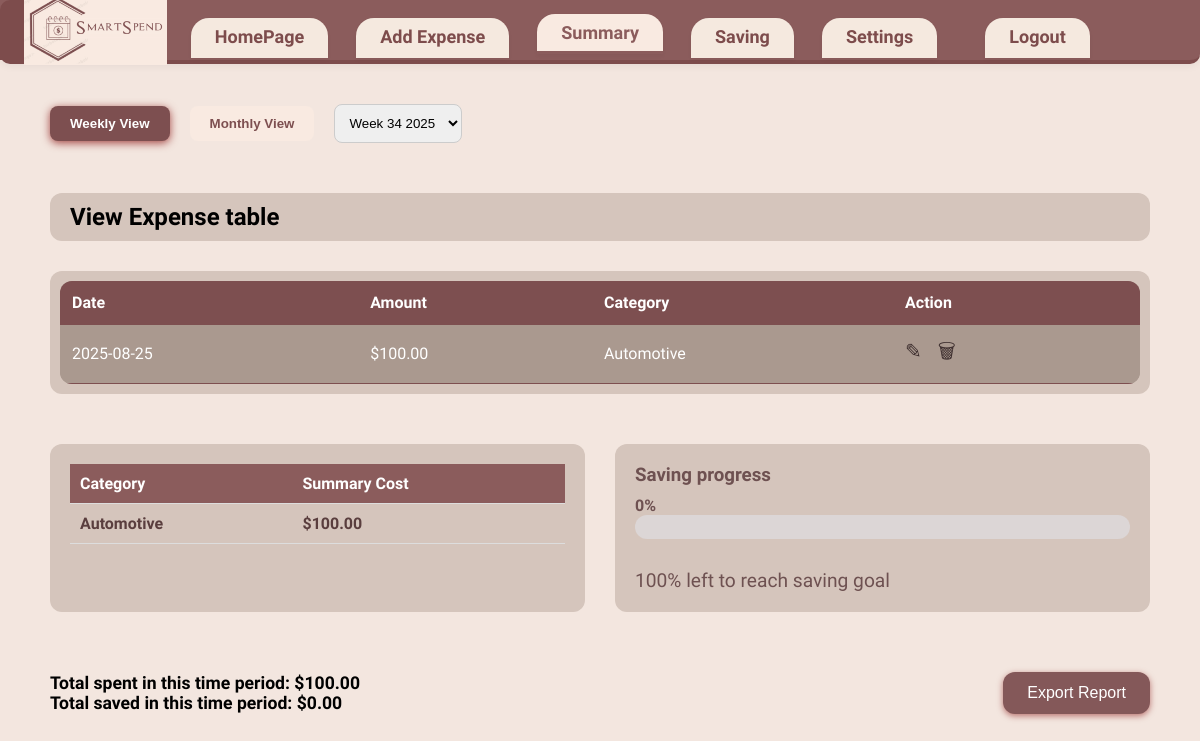
The app's page /summary?view=weekly, older data.
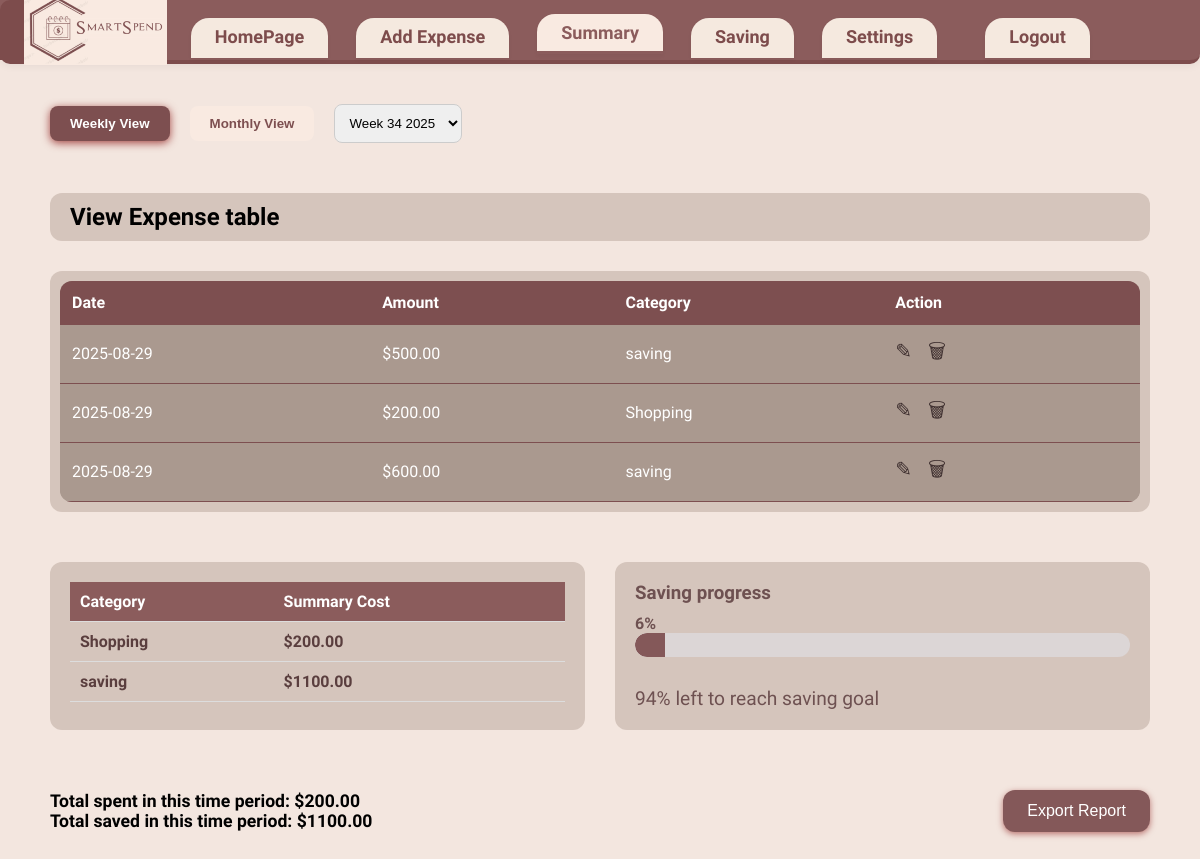
The same page, newer data.
### tables this page shows
CREATE TABLE Expenses (
                        id INTEGER PRIMARY KEY AUTOINCREMENT,
                        amount REAL,
                        date TEXT,
                        description TEXT,
                        category TEXT,
                        timestamp TEXT
                    );

### app.py (the view)
@app.route('/summary')
def summary():
    view_mode = request.args.get('view', 'monthly')
    selected_period_label = request.args.get('period')
    with db_manager.connect() as conn:
        c = conn.cursor()
        c.execute('SELECT DISTINCT strftime("%Y-%m", date) FROM Expenses ORDER BY date DESC')
        month_keys = [row[0] for row in c.fetchall()]
        c.execute('SELECT DISTINCT strftime("%Y-%W", date) FROM Expenses ORDER BY date DESC')
        week_keys = [row[0] for row in c.fetchall()]
        month_periods = [month_name[int(m.split("-")[1])] + " " + m.split("-")[0] for m in month_keys]
        week_periods = [f"Week {int(w.split('-')[1])} {w.split('-')[0]}" for w in week_keys]
        if not selected_period_label:
            if view_mode == 'monthly' and month_keys:
                selected_period_label = month_periods[0]
            elif view_mode == 'weekly' and week_keys:
                selected_period_label = week_periods[0]
        if view_mode == 'monthly':
            periods = month_periods
            if selected_period_label in periods:
                idx = periods.index(selected_period_label)
                query_period = month_keys[idx]
            else:
                query_period = datetime.now().strftime('%Y-%m')
                selected_period_label = month_name[int(query_period.split('-')[1])] + " " + query_period.split('-')[0]
        else:
            periods = week_periods
            if selected_period_label in periods:
                idx = periods.index(selected_period_label)
                query_period = week_keys[idx]
            else:
                query_period = datetime.now().strftime('%Y-%W')
                selected_period_label = f"Week {int(query_period.split('-')[1])} {query_period.split('-')[0]}"
        try:
            if view_mode == 'monthly':
                c.execute('SELECT * FROM Expenses WHERE strftime("%Y-%m", date) = ? ORDER BY date DESC', (query_period,))
            else:
                c.execute('SELECT * FROM Expenses WHERE strftime("%Y-%W", date) = ? ORDER by date DESC', (query_period,))
            expenses = c.fetchall()
            if view_mode == 'monthly':
                c.execute('SELECT category, SUM(amount) FROM Expenses WHERE strftime("%Y-%m", date) = ? GROUP BY category', (query_period,))
            else:
                c.execute('SELECT category, SUM(amount) FROM Expenses WHERE strftime("%Y-%W", date) = ? GROUP BY category', (query_period,))
            summary_data = c.fetchall()
            if view_mode == 'monthly':
                c.execute('SELECT SUM(amount) FROM Expenses WHERE strftime("%Y-%m", date) = ? AND category != "saving"', (query_period,))
                total_spent = c.fetchone()[0] or 0
                c.execute('SELECT SUM(amount) FROM Expenses WHERE category = "saving" AND strftime("%Y-%m", date) = ?', (query_period,))
                total_saved = c.fetchone()[0] or 0
            else:
                c.execute('SELECT SUM(amount) FROM Expenses WHERE strftime("%Y-%W", date) = ? AND category != "saving"', (query_period,))
                total_spent = c.fetchone()[0] or 0
                c.execute('SELECT SUM(amount) FROM Expenses WHERE category = "saving" AND strftime("%Y-%W", date) = ?', (query_period,))
                total_saved = c.fetchone()[0] or 0
            c.execute('SELECT target_amount FROM Goals WHERE is_active = 1')
            goal = c.fetchone()
            saving_percent = 0
            if goal and goal[0] > 0:
                saving_percent = int(round((total_saved / goal[0]) * 100))
                saving_percent = max(0, min(saving_percent, 100))
        except Exception as e:
            print(f"Error fetching summary data: {e}")
            expenses = []
            summary_data = []
            total_spent = 0
            total_saved = 0
            saving_percent = 0
        try:
            total_spent = float(total_spent)
        except (TypeError, ValueError):
            total_spent = 0.0
        try:
            total_saved = float(total_saved)
        except (TypeError, ValueError):
            total_saved = 0.0
        summary_data = [(cat, float(tot) if tot is not None else 0.0) for cat, tot in summary_data]
        expenses = [(
            exp[0],
            float(exp[1]) if exp[1] is not None else 0.0,
            exp[2],
            exp[3],
            exp[4],
            exp[5]
        ) for exp in expenses]
    return render_template(
        'summary.html',
        expenses=expenses,
        summary_data=summary_data,
        total_spent=total_spent,
        total_saved=total_saved,
        saving_percent=saving_percent,
        periods=periods,
        selected_period=selected_period_label,
        view_mode=view_mode
    )

### app.py (called while the page is built)
    @contextmanager
    def connect(self):
        if not hasattr(self._local, 'connection'):
            self._local.connection = sqlite3.connect(self.db_name, check_same_thread=False)
            self._local.connection.row_factory = sqlite3.Row
        try:
            yield self._local.connection
        except Exception:
            self._local.connection.rollback()
            raise
        else:
            self._local.connection.commit()

### templates/summary.html (shortened to what this page needs)
<!DOCTYPE html>
<html lang="en">
<head>
  <link rel="stylesheet" href="{{ url_for('static', filename='summary.css') }}" />
</head>
<body>
  <header class="navbar">
  <img src="{{ url_for('static', filename='logo.png') }}" alt="SmartSpend Logo" class="nav-logo" />
  <nav>
    <a href="/home">HomePage</a>
    <a href="/add">Add Expense</a>
    <a href="/summary" class="active">Summary</a>
    <a href="/saving">Saving</a>
    <a href="/settings">Settings</a>
    <a href="/logout" style="float: right; margin-left: 20px;">Logout</a>
  </nav>
  </header>
  <div class="container">
    <main class="summary-page">
        <div class="controls">
          <button id="weekly" class="{{ 'active' if view_mode == 'weekly' else '' }}" onclick="window.location.href='?view=weekly'">Weekly View</button>
          <button id="monthly" class="{{ 'active' if view_mode == 'monthly' else '' }}" onclick="window.location.href='?view=monthly'">Monthly View</button>
          <select id="period" onchange="window.location.href='?view={{ view_mode }}&period='+this.value">
            {% for period in periods %}
              <option value="{{ period }}" {% if period == selected_period %}selected{% endif %}>{{ period }}</option>
            {% endfor %}
          </select>
        </div>
        <h2>View Expense table</h2>
        <div class="table-container">
          <table>
            <thead>
              <tr>
                <th>Date</th>
                <th>Amount</th>
                <th>Category</th>
                <th>Action</th>
              </tr>
            </thead>
            <tbody>
              {% if expenses %}
                {% for exp in expenses %}
                  <tr>
                    <td>{{ exp[2] }}</td>
                    <td>${{ "%.2f"|format(exp[1]) }}</td>
                    <td>{{ exp[4] }}</td>
                    <td>
                      <a href="/edit-expense/{{ exp[0] }}" title="Edit">&#9998;</a>
                      <a href="/delete-expense/{{ exp[0] }}" title="Delete" onclick="return confirm('Delete this expense?')">&#128465;</a>
                    </td>
                  </tr>
                {% endfor %}
              {% else %}
                <tr><td colspan="4">No expenses recorded</td></tr>
              {% endif %}
            </tbody>
          </table>
        </div>
        <div class="summary-bottom">
          <div class="category-summary">
            <table>
              <thead>
                <tr>
                  <th>Category</th>
                  <th>Summary Cost</th>
                </tr>
              </thead>
              <tbody>
                {% for cat, tot in summary_data %}
                  <tr>
                    <td>{{ cat }}</td>
                    <td>${{ "%.2f"|format(tot) }}</td>
                  </tr>
                {% endfor %}
              </tbody>
            </table>
          </div>
          <div class="saving-progress">
            <h3>Saving progress</h3>
            <div class="progress-label">{{ saving_percent }}%</div>
            <div class="progress-bar">
              <div class="fill" style="width: {{ saving_percent }}%;"></div>
            </div>
            <div class="progress-text">{{ 100 - saving_percent }}% left to reach saving goal</div>
          </div>
        </div>
        <div class="footer">
          <div>
            <div>Total spent in this time period: ${{ "%.2f"|format(total_spent) }}</div>
            <div>Total saved in this time period: ${{ "%.2f"|format(total_saved) }}</div>
          </div>
          <div>
            <button id="export" onclick="window.location.href='/export-report?view={{ view_mode }}&period={{ selected_period }}'">Export Report</button>
          </div>
        </div>
      </main>
    </div>
</body>
</html>

### static/summary.css (style rules this page uses)
body, html { margin: 0; padding: 0; height: 100%; font-family: 'Work Sans', sans-serif; background-color: #f3e6df; }
.navbar { background-color: #8b5c5c; display: flex; align-items: center; justify-content: flex-start; padding: 0; height: 60px; border-bottom: 4px solid #7d4c4c; border-radius: 0 0 10px 10px; box-shadow: 0 2px 8px rgba(0,0,0,0.06); position: relative; }
.navbar::before { content: ""; position: absolute; left: 0; top: 0; width: 120px; height: 100%; background-color: #7d4c4c; border-radius: 10px 0 0 0; z-index: 0; }
.nav-logo { height: 70px; margin-left: 24px; margin-right: 24px; position: relative; z-index: 1; }
.navbar nav { display: flex; gap: 18px; position: relative; z-index: 1; }
.navbar nav a { color: #7d4c4c; text-decoration: none; font-size: 18px; font-family: 'Baloo Bhai', cursive; font-weight: 700; background: #f5e9df; border-radius: 18px 18px 0 0; padding: 8px 24px; margin-right: 10px; box-shadow: 0 2px 4px rgba(0,0,0,0.04); border: none; transition: background 0.2s; position: relative; top: 8px; }
.navbar nav a.active, .navbar nav a:focus { background: #F9EAE1; color: #8b5c5c; border-bottom: 3px solid #8b5c5c; top: 4px; }
.controls { display: flex; align-items: center; gap: 20px; }
.controls button { padding: 10px 20px; border: none; border-radius: 8px; background-color: #f9eae1; color: #7D4F50; font-weight: 600; cursor: pointer; }
.controls button.active { background-color: #7D4F50; color: #fff; box-shadow: 0 2px 8px rgba(128, 0, 0, 0.7); }
.controls select { padding: 10px; border-radius: 8px; border: 1px solid #ccc; cursor: pointer; }
.summary-page > h2 { background-color: #D5C5BC; padding: 10px 20px; border-radius: 12px; color: #000000; font-weight: 700; display: inline-block; margin-bottom: 0; }
.table-container { overflow-y: visible; border-radius: 12px; background-color: #D5C5BC; padding: 10px; box-sizing: border-box; }
.table-container table { width: 100%; border-collapse: collapse; background-color: #AA998F; border-radius: 12px; overflow: hidden; }
.table-container th, .table-container td { padding: 12px; text-align: left; border-bottom: 1px solid #7D4F50; color: #fff; }
.table-container th { background-color: #7D4F50; font-weight: 700; }
.table-container tbody tr { background-color: #AA998F; }
.table-container tbody tr:nth-child(even) { background-color: #AA998F; }
.table-container td a { margin-right: 12px; color: #3e2f2f; font-size: 20px; text-decoration: none; cursor: pointer; transition: color 0.2s; }
.summary-bottom { display: flex; gap: 30px; margin-top: 20px; }
.category-summary, .saving-progress { flex: 1; background-color: #D5C5BC; padding: 20px; border-radius: 12px; }
.category-summary h3, .saving-progress h3 { margin-top: 0; color: #7D4F50; }
.category-summary table { width: 100%; border-collapse: collapse; }
.category-summary th, .category-summary td { padding: 10px; border-bottom: 1px solid #ddd; text-align: left; color: #5a3e3e; font-weight: 600; }
.category-summary th { background-color: #8b5c5c; color: #fff; font-weight: 700; }
.saving-progress { background-color: #D5C5BC; }
.saving-progress h3 { font-weight: 700; color: #6e5151; margin-bottom: 10px; }
.progress-label { font-weight: 700; color: #6e5151; min-width: 50px; }
.progress-bar { flex: 1; background-color: #dcd6d6; border-radius: 20px; height: 24px; overflow: hidden; }
.progress-bar .fill { background-color: #845859; height: 100%; border-radius: 20px 0 0 20px; }
.progress-text { font-size: 1.2em; color: #6e5151; margin-top: 30px; }
.footer { display: flex; justify-content: space-between; align-items: center; margin-top: 30px; font-weight: 700; color: #000000; font-size: 1.1em; flex-wrap: wrap; gap: 20px; }
.footer button { padding: 12px 24px; background-color: #845859; color: #fff; border: none; border-radius: 12px; font-size: 16px; cursor: pointer; box-shadow: 0 2px 6px rgba(128, 0, 0, 0.5); transition: background-color 0.3s; }
.container { display: flex; height: 100vh; }
.summary-page { padding: 40px 50px; flex: 1; overflow-y: auto; display: flex; flex-direction: column; gap: 30px; }

Row changes from the older to the newer data that the page shows:
removed Expenses: date "2025-08-25", amount "100.00", category "Automotive"
added Expenses: date "2025-08-29", amount "500.00", category "saving"
added Expenses: date "2025-08-29", amount "200.00", category "Shopping"
added Expenses: date "2025-08-29", amount "600.00", category "saving"
Text that changed along with them:
{{ saving_percent }}: "0" → "6"
{{ 100 - saving_percent }}: "100" → "94"
{{ "%.2f"|format(total_spent) }}: "100.00" → "200.00"
{{ "%.2f"|format(total_saved) }}: "0.00" → "1100.00"
new list line: "Shopping $ 200.00"
new list line: "saving $ 1100.00"
list line gone: "Automotive $ 100.00"
